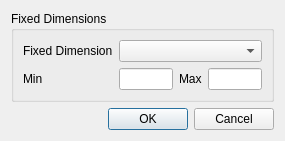
<?xml version="1.0" encoding="UTF-8"?>
<ui version="4.0">
 <class>FixedDimCreatorDialog</class>
 <widget class="QDialog" name="FixedDimCreatorDialog">
  <property name="geometry">
   <rect>
    <x>0</x>
    <y>0</y>
    <width>285</width>
    <height>120</height>
   </rect>
  </property>
  <property name="windowTitle">
   <string>Dialog</string>
  </property>
  <layout class="QVBoxLayout" name="verticalLayout_2">
   <item>
    <layout class="QVBoxLayout" name="verticalLayout">
     <item>
      <widget class="QGroupBox" name="gridGroupBox">
       <property name="title">
        <string>Fixed Dimensions</string>
       </property>
       <property name="flat">
        <bool>false</bool>
       </property>
       <property name="checkable">
        <bool>false</bool>
       </property>
       <property name="checked">
        <bool>false</bool>
       </property>
       <layout class="QGridLayout" name="gridLayout">
        <item row="0" column="0">
         <widget class="QLabel" name="label_3">
          <property name="text">
           <string>Fixed Dimension</string>
          </property>
         </widget>
        </item>
        <item row="1" column="0">
         <widget class="QLabel" name="label">
          <property name="text">
           <string>Min</string>
          </property>
         </widget>
        </item>
        <item row="1" column="1">
         <widget class="QLineEdit" name="lineEdit"/>
        </item>
        <item row="3" column="1">
         <spacer name="verticalSpacer">
          <property name="orientation">
           <enum>Qt::Vertical</enum>
          </property>
          <property name="sizeHint" stdset="0">
           <size>
            <width>20</width>
            <height>40</height>
           </size>
          </property>
         </spacer>
        </item>
        <item row="1" column="2">
         <widget class="QLabel" name="label_2">
          <property name="text">
           <string>Max</string>
          </property>
         </widget>
        </item>
        <item row="1" column="3">
         <widget class="QLineEdit" name="lineEdit_2"/>
        </item>
        <item row="0" column="1" colspan="3">
         <widget class="QComboBox" name="comboBox">
          <property name="sizePolicy">
           <sizepolicy hsizetype="Preferred" vsizetype="Fixed">
            <horstretch>0</horstretch>
            <verstretch>0</verstretch>
           </sizepolicy>
          </property>
          <property name="frame">
           <bool>true</bool>
          </property>
          <property name="modelColumn">
           <number>0</number>
          </property>
         </widget>
        </item>
       </layout>
      </widget>
     </item>
     <item>
      <widget class="QDialogButtonBox" name="buttonBox">
       <property name="orientation">
        <enum>Qt::Horizontal</enum>
       </property>
       <property name="standardButtons">
        <set>QDialogButtonBox::Cancel|QDialogButtonBox::Ok</set>
       </property>
      </widget>
     </item>
    </layout>
   </item>
  </layout>
 </widget>
 <resources/>
 <connections>
  <connection>
   <sender>buttonBox</sender>
   <signal>accepted()</signal>
   <receiver>FixedDimCreatorDialog</receiver>
   <slot>accept()</slot>
   <hints>
    <hint type="sourcelabel">
     <x>248</x>
     <y>254</y>
    </hint>
    <hint type="destinationlabel">
     <x>157</x>
     <y>274</y>
    </hint>
   </hints>
  </connection>
  <connection>
   <sender>buttonBox</sender>
   <signal>rejected()</signal>
   <receiver>FixedDimCreatorDialog</receiver>
   <slot>reject()</slot>
   <hints>
    <hint type="sourcelabel">
     <x>316</x>
     <y>260</y>
    </hint>
    <hint type="destinationlabel">
     <x>286</x>
     <y>274</y>
    </hint>
   </hints>
  </connection>
 </connections>
</ui>
